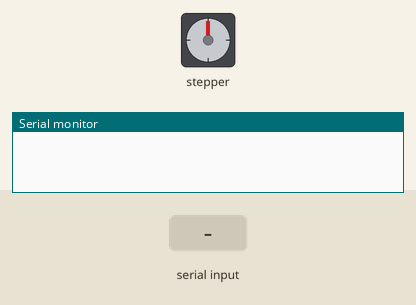
Simulated run of this sketch. Board: Arduino Uno, built with avr-gcc and run on an emulated ATmega328P. Shown: stepper motor, the last lines printed to the serial monitor. The inputs (shaded band) are chosen by the test bench. Stepper angles assume 200 steps per turn.

Above: at 1.2 s.
1.3 s: "1\n" received over Serial
At 1.45 s:
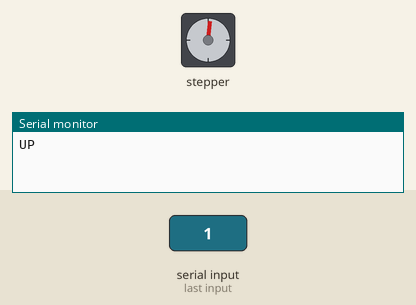
At 2.05 s:
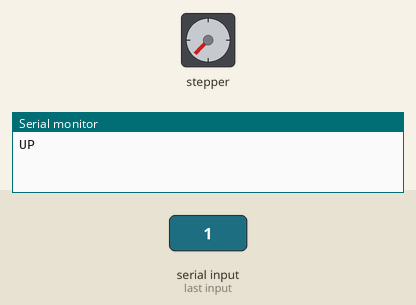
3.8 s: byte 48 ('0') received over Serial
At 3.95 s:
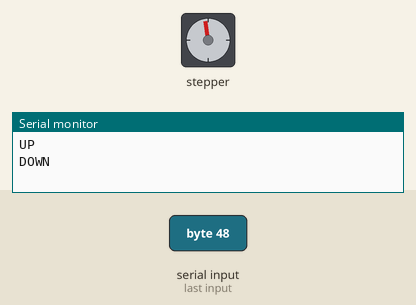
Timing chart, 0 to 6.8 s (numbered marks = the images above; inputs shaded):
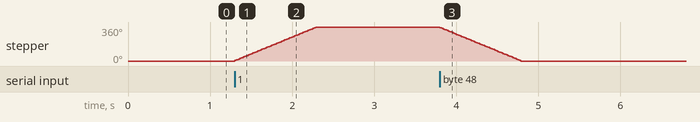

Measured:
- after the input at 1.3 s, stepper: turns 360° clockwise in 0.99 s, starting at once
- after the input at 3.8 s, stepper: turns 360° counter-clockwise in 0.99 s, starting at once

The sketch:

Motor.ino
```cpp
int data = 0;
#include <Stepper.h>
const int positive = 200;
const int negative = -200;

Stepper myStepper(positive,negative,8,9,10,11);
int stepCount = 0;

void setup(){
  myStepper.setSpeed(60);
  Serial.begin(9600);

}

void loop(){
  while(Serial.available()){
    data = Serial.read();
  }

  if(data == '1'){
    if(stepCount == 0){
      Serial.print("UP");
      Serial.print("\n");
      myStepper.step(positive);
      stepCount++;
    }
    delay(500);
  }
  else if (data == '0'){
    if(stepCount == 1){
      Serial.print("DOWN");
      Serial.print("\n");
      myStepper.step(negative);
      stepCount--;
    }
    delay(500);
  }

}
```
